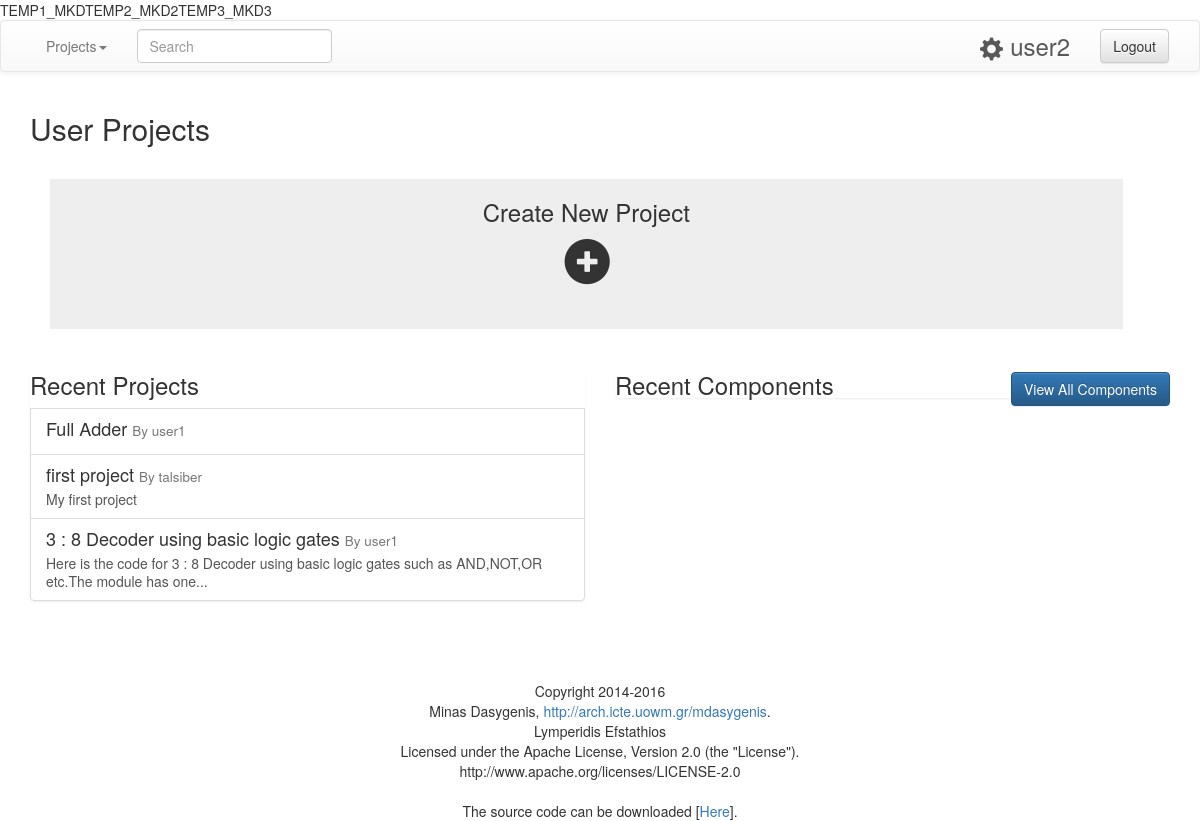
The page / (signed in) on the database its author committed.
### tables this page shows
CREATE TABLE `projects` (
  `id` int(11) NOT NULL,
  `name` varchar(50) NOT NULL,
  `description` text NOT NULL,
  `short_code` varchar(50) NOT NULL,
  `public` tinyint(1) NOT NULL DEFAULT '1'
);

CREATE TABLE `users` (
  `id` int(11) NOT NULL,
  `username` varchar(25) NOT NULL,
  `password` varchar(32) NOT NULL,
  `type` int(1) NOT NULL DEFAULT '0',
  `email` varchar(50) NOT NULL,
  `telephone` int(10) DEFAULT NULL,
  `activated` tinyint(1) NOT NULL DEFAULT '0',
  `activ_code` int(6) NOT NULL,
  `theme` tinyint(1) NOT NULL DEFAULT '0',
  `available_space` int(6) NOT NULL DEFAULT '20'
);

### index.php (called while the page is built, shortened)
<?php
include('loader.php');
$allowed_action=false;
if( (isset($_SESSION['vhdl_user']['loged_in']) && $_SESSION['vhdl_user']['loged_in']==1) || $allowed_action==true ){
	if( isset($_GET['action']) ){
		$included_file = $_GET['action'].'.php';
	}else{
		if($_SESSION['vhdl_user']['id'] == '0'){
			$included_file='loggedin_sid.php';
		}else{
			$included_file='loggedin.php';
		}
	}
}else{
	$included_file='loggedout.php';
}
include('theme/header.php');
include('pages/'.$included_file);
include('theme/footer.php');
if(isset($_GET)){
	var_dump($_GET);
}
if(isset($_POST)){
	var_dump($_POST);
}
if(isset($_SESSION)){
	var_dump($_SESSION);
}
?>

### loader.php (called while the page is built, shortened)
<?php
$protocol = (!empty($_SERVER['HTTPS']) && $_SERVER['HTTPS'] !== 'off' || $_SERVER['SERVER_PORT'] == 443) ? "https://" : "http://";
$BASE_URL = $protocol.$_SERVER['SERVER_NAME']."/vhdl";
require_once('classes/Database.php');
require_once('classes/User.php');
require_once('classes/General.php');
require_once('functions.php');
$db = new Database;
$gen = new General;
if( isset($_SESSION['vhdl_user']) ){
	$user = new User($_SESSION['vhdl_user']);
}
?>

### classes/Database.php (called while the page is built, shortened)
<?php
class Database {
	public $conn;
	public function __construct(){
		$db_host="localhost";
		$db_username="root";
		$db_password="";
		$db_name="vhdl_compiler";
		try{
			$this->conn = new PDO("mysql:host=$db_host;dbname=$db_name;charset=utf8",$db_username,$db_password);
		}
			catch(PDOException $pe){
			die('Connection error:' . $pe->getmessage());
		}
	}
	public function get_user_projects($user_id) {
		$query = "SELECT projects.* FROM projects_editors INNER JOIN projects ON projects_editors.project_id = projects.id WHERE projects_editors.user_id = '".$user_id."' AND user_type='1'";
		$statement = $this->conn->prepare($query);
		$statement->execute();
		return $statement->fetchAll();
	}
	public function get_latest_projects($num) {
		$query = "SELECT projects.*, users.username as owner FROM projects JOIN projects_editors ON projects.id = projects_editors.project_id JOIN users ON users.id = projects_editors.user_id WHERE projects_editors.user_type = '1' AND projects.public = '1' ORDER BY projects.id DESC LIMIT ".$num;
		$statement = $this->conn->prepare($query);
		$statement->execute();
		return $statement->fetchAll();
	}
}
?>

### classes/User.php (called while the page is built, shortened)
<?php
class User {
	public function __construct($vhdl_user){
		$this->id = $vhdl_user['id'];
	}
}
?>

### classes/General.php (called while the page is built, shortened)
<?php
class General {
	public function fix_string_length($string){
		if( strlen($string) >105 ){
			$output = substr($string,0,105);
			$output = substr($output,0, strrpos($output,' ') )."...";
		}else{
			$output = $string;
		}
		return $output;
	}
}
?>

### pages/extra/list-new-projects.php (the view, shortened to what this page needs)
<?php
	$projects = $db->get_latest_projects(5);
?>
<div class="list-group">
	<h3>Recent Projects</h3>
	<?php
	foreach($projects as $project){
		$description = $gen->fix_string_length($project['description']);
		$link_project = $BASE_URL."/project/".$project['owner']."/".$project['short_code'];
	?>
		<a href="<?php echo $link_project; ?>" class="list-group-item">
			<h4 class="list-group-item-heading">
				<?php echo $project['name']; ?>
				<small> By <?php echo $project['owner']; ?></small>
			</h4>
			<p class="list-group-item-text"><?php echo $description; ?></p>
		</a>
	<?php } ?>
</div>

### functions.php (shortened to what this page needs)
<?php
$JOBDIRECTORY="/tmp/jobs/";
$STATUSDIR="/tmp/status/";
if ( ! file_exists($JOBDIRECTORY) ) { mkdir($JOBDIRECTORY,0777,true); echo "TEMP2_MKD2"; }
if ( ! file_exists($STATUSDIR) ) { mkdir($STATUSDIR,0777,true); echo "TEMP3_MKD3"; }
?>

### theme/header.php (shortened to what this page needs)
<!DOCTYPE html PUBLIC "-//W3C//DTD XHTML 1.0 Transitional//EN" "http://www.w3.org/TR/xhtml1/DTD/xhtml1-transitional.dtd">
<html xmlns="http://www.w3.org/1999/xhtml">
<head>
	<link rel="stylesheet" type="text/css" href="<?php echo $BASE_URL ?>/theme/bootstrap/bootstrap.min.css">
	<link rel="stylesheet" type="text/css" href="<?php echo $BASE_URL ?>/theme/bootstrap/bootstrap-theme.min.css">
	<link rel="stylesheet" type="text/css" href="<?php echo $BASE_URL ?>/theme/css/style.css" media="screen" />
</head>
<body>
	<?php require('nav-bar.php'); ?>
	<div class="container">

### theme/nav-bar.php (shortened to what this page needs)
<nav class="navbar navbar-default navbar-top">
	<div class="container-fluid">
		<div class="collapse navbar-collapse pull-left" id="navbar-header">
			<ul class="nav navbar-nav">
				<li class="dropdown">
				  <a id="search-nav-dropdown" href="javascript:void(0)" class="dropdown-toggle" data-toggle="dropdown">Projects<span class="caret"></span></a>
				</li>
				<li class="navbar-form">
					<input type="text" class="form-control nav-search-typeahead" autocomplete="off" placeholder="Search" id="nav-search">
				</li>
			</ul>
		</div>
		<div class="navbar-user pull-right">
			<?php if(isset($_SESSION['vhdl_user']['loged_in']) && $_SESSION['vhdl_user']['loged_in']==1){ ?>
				<form class="navbar-form pull-right" role="logout" method="post" action="">
					<button type="submit" class="btn btn-default" name="post_action" value="logout">Logout</button>
				</form>
				<div class="navbar-form pull-left nav-home">
					<a href="<?php echo $BASE_URL; ?>/settings" title="Settings"><span class="glyphicon glyphicon-cog top-5"></span></a>
					<a href="<?php echo $BASE_URL; ?>" ><?php echo $_SESSION['vhdl_user']['username']; ?></a>
				</div>
			<?php }else{ ?>
				<div class="navbar-form pull-left nav-home">
					<a href="<?php echo $BASE_URL; ?>" >Home</a>
				</div>
			<?php } ?>
		</div>
	</div>
   </nav>

### pages/loggedin.php (shortened to what this page needs)
<?php
if($_SESSION['vhdl_user']['activated']==1){
	require('pages/extra/list-user-projects.php');
}else{
	require('pages/activation.php');
}
?>
<div class="row">
	<div class="col-sm-6">
		<?php require('pages/extra/list-new-projects.php'); ?>
	</div>
	<div class="col-sm-6">
		<?php require('pages/extra/list-new-libraries.php'); ?>
	</div>
</div>

### pages/extra/list-user-projects.php (shortened to what this page needs)
<?php
	$projects = $db->get_user_projects($user->id);
	$proj_num = count($projects)+1;
	$last_row = $proj_num % 3;
	if($last_row!=0){
		$last_row_size = (12 / $last_row)-1;
	}else{
		$last_row_size = 11;
	}
	$j=1;
?>
<h2>User Projects</h2>
	<?php
		$i=0;
		$size='col-sm-3';
		echo '<div class="row">';
		$thresshold = $last_row+$j;
		if( $thresshold <= $proj_num){
			$size='col-sm-3';
		}else{
			$size='col-sm-'.$last_row_size." center-tile-".$last_row_size;
		}
		if($i<=3){
			echo "<div class='".$size." square-tiles' onclick='window.location=\"".$BASE_URL."/create-project\";'><center>";
			echo "<h3>Create New Project</h3>";
			echo '<span class="glyphicon glyphicon-plus-sign pointer very-strong" aria-hidden="true"></span></center></div></div>';
		}else{
			echo "<div class='row'><div class='".$size." square-tiles' onclick='window.location=\"".$BASE_URL."/create-project\";'><center>";
			echo "<h3>Create New Project</h3>";
			echo '<span class="glyphicon glyphicon-plus-sign pointer very-strong" aria-hidden="true"></span></center></div></div></div>';
		}
	?>

### pages/extra/list-new-libraries.php (shortened to what this page needs)
<div class="list-group">
	<a href='<?php echo $BASE_URL; ?>/libraries' class="btn btn-primary btn-outline pull-right" role="button">View All Components </a>
	<h3>Recent Components</h3>
</div>

### theme/footer.php (shortened to what this page needs)
			<br /><br /><br />
			<div class="footer">
				<div id="copyright">
					<center>
					Copyright 2014-2016<br/>
					Minas Dasygenis, <a href="http://arch.icte.uowm.gr/mdasygenis"> http://arch.icte.uowm.gr/mdasygenis</a>.<br />
					Lymperidis Efstathios<br />
					Licensed under the Apache License, Version 2.0 (the "License").<br />
					http://www.apache.org/licenses/LICENSE-2.0<br />
					</center>
				</div>
				<br />
				<div id="download">
					<center>The source code can be downloaded [<a href="https://github.com/Stathislyb/hdl-compiler">Here</a>].</center>
				</div>
			</div>
		</div>
</body>
</html>

### theme/css/style.css (style rules this page uses)
.square-tiles { background-color: #eee; margin: 2%; height: 150px; cursor:pointer; overflow-y: hidden; min-width: 29%; }
.center-tile-11 { margin-left:3%; }
.pointer { cursor:pointer; }
.very-strong { font-weight: bold; font-size: 45px; margin-top: 5px; }
.nav-home { font-size: x-large; }
.nav-home a { color:#585858; }
.top-5 { top: 5px; }

### rows shown on the page
projects: name "Full Adder", users.username "user1"
projects: name "first project", users.username "talsiber", description "My first project"
projects: name "3 : 8 Decoder using basic logic gates", users.username "user1", description "Here is the code for 3 : 8 Decoder using basic logic gates such as AND,NOT,OR etc.The module has one..."

### other values the page prints
$_SESSION['vhdl_user']['username'] "user2"
